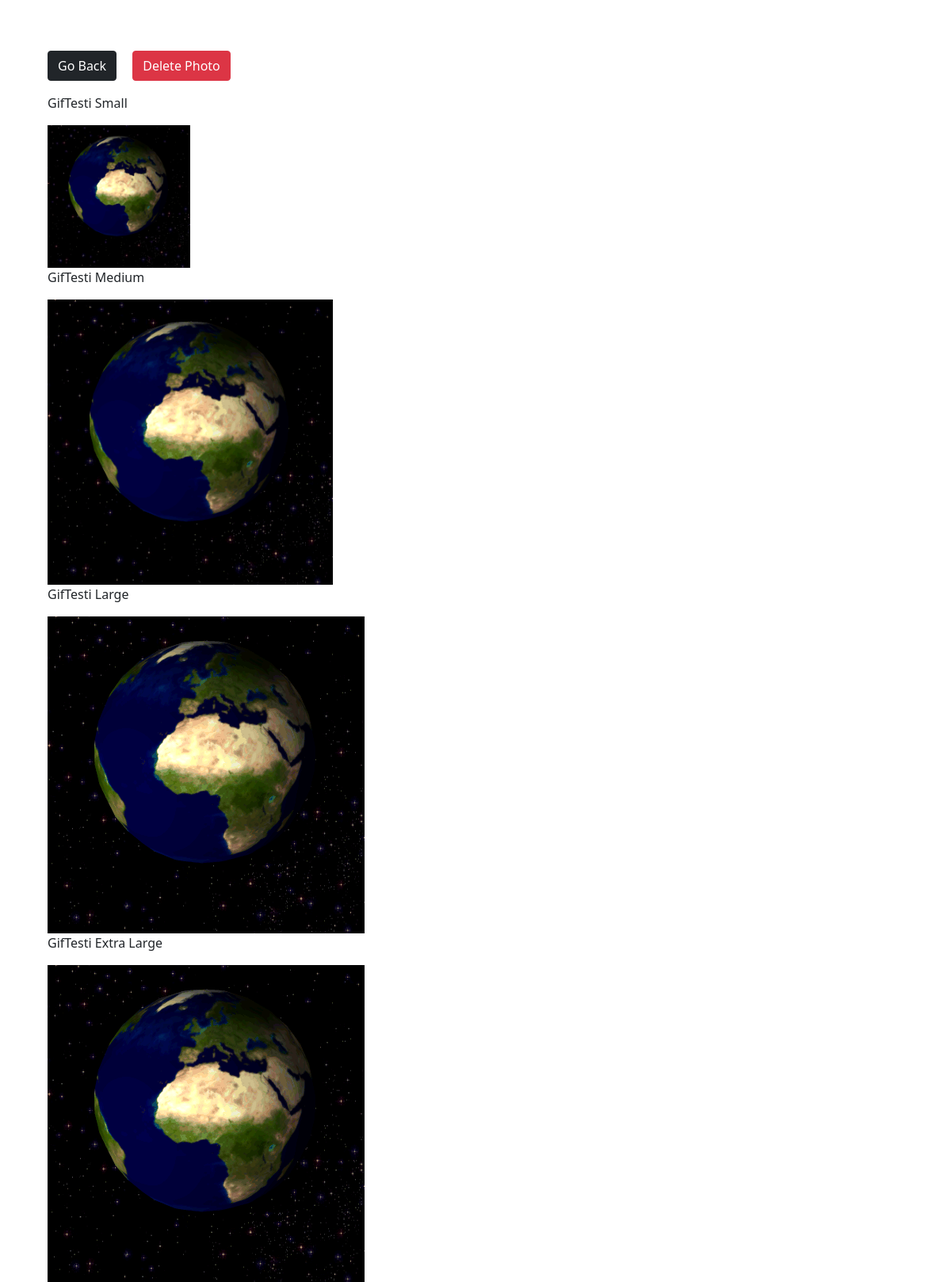
Screenshot of /photo/8/ (signed in) with the database file from the repository.
### photos/models.py (models this page shows, shortened)
class Photo(models.Model):
    category = models.ForeignKey(Category, on_delete=models.SET_NULL, null=True, blank=True)
    image = models.ImageField(null=False, blank=False)
    description = models.TextField()
    thumbnail = models.ImageField(editable=False, null=True)

### photos/views.py (the view)
# urls.py: path('photo/<str:pk>/', views.viewPhoto, name='photo'),
@login_required(login_url='login')
def viewPhoto(request, pk):
    photos = Photo.objects.get(id=pk)
    return render(request, 'photos/photo.html', {'photo': photos})

### photos/templates/photos/photo.html (shortened to what this page needs)
<!DOCTYPE html>
<html lang="en">
<head>
    <link href="https://cdn.jsdelivr.net/npm/bootstrap@5.1.1/dist/css/bootstrap.min.css" rel="stylesheet"
>
</head>
<body class="m-5">
    <div class="container">
        <div class="row justify-content-center">
            <div class="col">
                <a href="{% url 'gallery' %}" class="btn btn-dark my-3">Go Back</a>
                <a href="{% url 'delete' photo.id %}" class="btn btn-danger btn-block btn-md m-3">Delete Photo</a>
                <div style="height: 90vh;">
                    <p>{{photo.description}} Small</p>
                    <img style="max-width: 25%; max-height: 25%" src="{{photo.image.url}}" alt="cat">
                    <p>{{photo.description}} Medium</p>
                    <img style="max-width: 50%; max-height: 50%" src="{{photo.image.url}}" alt="cat">
                    <p>{{photo.description}} Large</p>
                    <img style="max-width: 75%; max-height: 75%" src="{{photo.image.url}}" alt="cat">
                    <p>{{photo.description}} Extra Large</p>
                    <img style="max-width: 100%; max-height: 100%" src="{{photo.image.url}}" alt="cat">
                </div>
            </div>
        </div>
    </div>
</body>
</html>

### rows the page displays
Photo: description "GifTesti", image (picture)
